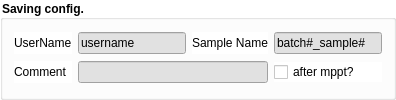
             <widget class="QGroupBox" name="groupBox_SavingConfig">
              <property name="palette">
               <palette>
                <active>
                 <colorrole role="Button">
                  <brush brushstyle="SolidPattern">
                   <color alpha="255">
                    <red>255</red>
                    <green>255</green>
                    <blue>255</blue>
                   </color>
                  </brush>
                 </colorrole>
                 <colorrole role="Base">
                  <brush brushstyle="SolidPattern">
                   <color alpha="255">
                    <red>255</red>
                    <green>255</green>
                    <blue>255</blue>
                   </color>
                  </brush>
                 </colorrole>
                 <colorrole role="Window">
                  <brush brushstyle="SolidPattern">
                   <color alpha="255">
                    <red>255</red>
                    <green>255</green>
                    <blue>255</blue>
                   </color>
                  </brush>
                 </colorrole>
                </active>
                <inactive>
                 <colorrole role="Button">
                  <brush brushstyle="SolidPattern">
                   <color alpha="255">
                    <red>255</red>
                    <green>255</green>
                    <blue>255</blue>
                   </color>
                  </brush>
                 </colorrole>
                 <colorrole role="Base">
                  <brush brushstyle="SolidPattern">
                   <color alpha="255">
                    <red>255</red>
                    <green>255</green>
                    <blue>255</blue>
                   </color>
                  </brush>
                 </colorrole>
                 <colorrole role="Window">
                  <brush brushstyle="SolidPattern">
                   <color alpha="255">
                    <red>255</red>
                    <green>255</green>
                    <blue>255</blue>
                   </color>
                  </brush>
                 </colorrole>
                </inactive>
                <disabled>
                 <colorrole role="Button">
                  <brush brushstyle="SolidPattern">
                   <color alpha="255">
                    <red>255</red>
                    <green>255</green>
                    <blue>255</blue>
                   </color>
                  </brush>
                 </colorrole>
                 <colorrole role="Base">
                  <brush brushstyle="SolidPattern">
                   <color alpha="255">
                    <red>255</red>
                    <green>255</green>
                    <blue>255</blue>
                   </color>
                  </brush>
                 </colorrole>
                 <colorrole role="Window">
                  <brush brushstyle="SolidPattern">
                   <color alpha="255">
                    <red>255</red>
                    <green>255</green>
                    <blue>255</blue>
                   </color>
                  </brush>
                 </colorrole>
                </disabled>
               </palette>
              </property>
              <property name="font">
               <font>
                <weight>75</weight>
                <bold>true</bold>
               </font>
              </property>
              <property name="cursor">
               <cursorShape>ArrowCursor</cursorShape>
              </property>
              <property name="autoFillBackground">
               <bool>false</bool>
              </property>
              <property name="styleSheet">
               <string notr="true">background-color: rgb(255, 255, 255);</string>
              </property>
              <property name="title">
               <string>Saving config.</string>
              </property>
              <property name="flat">
               <bool>false</bool>
              </property>
              <property name="checkable">
               <bool>false</bool>
              </property>
              <layout class="QGridLayout" name="gridLayout_3">
               <item row="0" column="1">
                <widget class="QLineEdit" name="lineEdit_UserName">
                 <property name="styleSheet">
                  <string notr="true">background-color: rgb(225, 225, 225);</string>
                 </property>
                 <property name="text">
                  <string>username</string>
                 </property>
                </widget>
               </item>
               <item row="1" column="0">
                <widget class="QLabel" name="label_3">
                 <property name="text">
                  <string>Comment</string>
                 </property>
                </widget>
               </item>
               <item row="0" column="2">
                <widget class="QLabel" name="label_2">
                 <property name="text">
                  <string>Sample Name</string>
                 </property>
                </widget>
               </item>
               <item row="0" column="0">
                <widget class="QLabel" name="label">
                 <property name="text">
                  <string>UserName</string>
                 </property>
                </widget>
               </item>
               <item row="1" column="1" colspan="2">
                <widget class="QLineEdit" name="lineEdit_Comment">
                 <property name="styleSheet">
                  <string notr="true">background-color: rgb(225, 225, 225);</string>
                 </property>
                </widget>
               </item>
               <item row="0" column="3" colspan="2">
                <widget class="QLineEdit" name="lineEdit_SampleName">
                 <property name="styleSheet">
                  <string notr="true">background-color: rgb(225, 225, 225);</string>
                 </property>
                 <property name="text">
                  <string>batch#_sample#</string>
                 </property>
                </widget>
               </item>
               <item row="1" column="3" colspan="2">
                <widget class="QCheckBox" name="checkBox_aftermpp">
                 <property name="text">
                  <string>after mppt?</string>
                 </property>
                </widget>
               </item>
              </layout>
             </widget>
